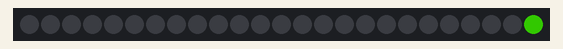
The sketch below on a simulated Arduino Uno, built with avr-gcc and run on an emulated ATmega328P. Shown: 25 RGB LEDs in strip order, left to right. Dim RGB values are drawn brighter than linear; random numbers use the default seed unless the sketch sets one.

Above: at 1.3 s.
At 19.9 s:
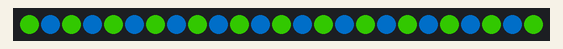
At 39.5 s:
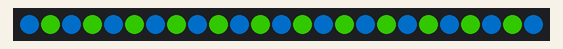

Measured:
- what the display in image 0 shows lasts 0.6 s, from 1.2 s to 1.8 s
- what the display in image 1 shows lasts 0.5 s, from 19.8 s to 20.3 s

The sketch:

Halloween_2_strip.ino
```cpp
#include <Adafruit_NeoPixel.h>

#define LedPin 6
#define LedCount 25

Adafruit_NeoPixel strip1 = Adafruit_NeoPixel(LedCount, LedPin, NEO_GRB + NEO_KHZ800);

void setup() {
  strip1.begin();
  strip1.show();
}

void loop() {
  strip1.setBrightness(100);
  for(int i=0; i < 10; i++){
    if (i % 2 == 0){
      movingChunk(50, 255, 64, 0);
    }else{
      movingChunk(50, 140, 0, 255);
    }
  }

  for(int i=0; i < random(50, 100); i++){
    alternatePattern(500);
  }

    for(int i=0; i < 10; i++){
    if (i % 2 == 0){
      movingChunk(50, 255, 64, 0);
    }else{
      movingChunk(50, 140, 0, 255);
    }
  }

  for(int i=0; i < random(50, 100); i++){
    heartbeat(400);
  }
}

void alternatePattern(int waitTime){
  for(int i=0; i < LedCount; i++){
    if (i % 2 == 0){
      strip1.setPixelColor(i, 64, 255, 0); //GRB
    }else{
      strip1.setPixelColor(i, 0, 140, 255); //GRB
    }
  }
  strip1.show();
  delay(waitTime);

  for(int i=0; i < LedCount; i++){
    if (i % 2 == 0){
      strip1.setPixelColor(i, 0, 140, 255); //GRB
    }else{
      strip1.setPixelColor(i, 64, 255, 0); //GRB
    }
  }
  strip1.show();
  delay(waitTime);
}

void heartbeat(int waitTime){
  //must initiate lights by turning the brightness to at least 1
  strip1.setBrightness(1);
  strip1.show();

  for(int i=0; i < LedCount; i++){
    strip1.setPixelColor(i, 0, 150, 0); //GRB
  }

  for(int x=0; x < 2; x++){
      for(int i=1; i < 120; i++){
        strip1.setBrightness(i);
        strip1.show();
      }

      for(int i=120; i > 0; i--){
        strip1.setBrightness(i);
        strip1.show();
      }
  }

  strip1.setBrightness(0);
  strip1.show();
  delay(waitTime);
}

void movingChunk(int waitTime, int R, int G, int B){
  for(int x=0; x < 25; x++){
    strip1.clear();
    for(int i=0; i < 10; i++){
      strip1.setPixelColor(i + x, G, R, B); //GRB
    }
    strip1.show();
    delay(waitTime);
  }
   delay(waitTime * 10);
}
```
